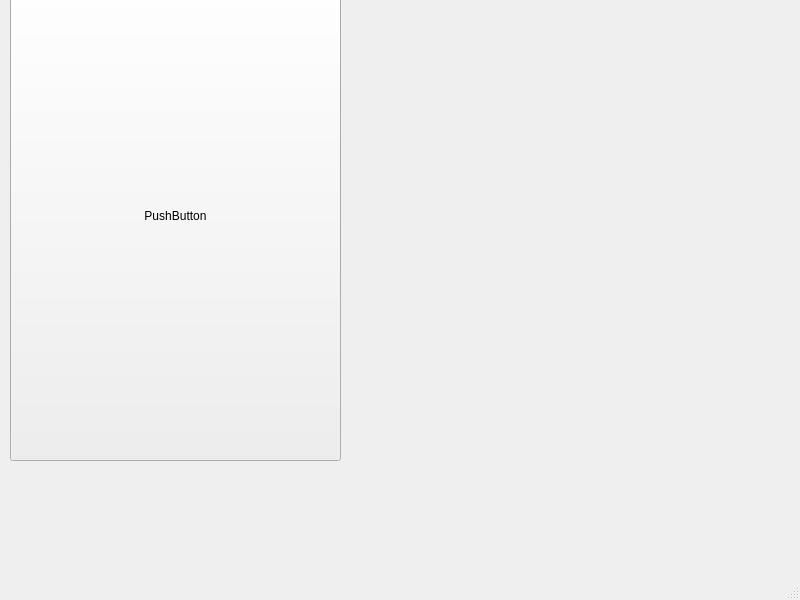
<?xml version="1.0" encoding="UTF-8"?>
<ui version="4.0">
 <class>MainWindow</class>
 <widget class="QMainWindow" name="MainWindow">
  <property name="geometry">
   <rect>
    <x>0</x>
    <y>0</y>
    <width>800</width>
    <height>600</height>
   </rect>
  </property>
  <property name="windowTitle">
   <string>MainWindow</string>
  </property>
  <widget class="QWidget" name="centralwidget">
   <widget class="QPushButton" name="pushButton">
    <property name="geometry">
     <rect>
      <x>10</x>
      <y>-30</y>
      <width>331</width>
      <height>491</height>
     </rect>
    </property>
    <property name="text">
     <string>PushButton</string>
    </property>
   </widget>
  </widget>
  <widget class="QMenuBar" name="menubar">
   <property name="geometry">
    <rect>
     <x>0</x>
     <y>0</y>
     <width>800</width>
     <height>21</height>
    </rect>
   </property>
  </widget>
  <widget class="QStatusBar" name="statusbar"/>
 </widget>
 <resources/>
 <connections/>
</ui>
